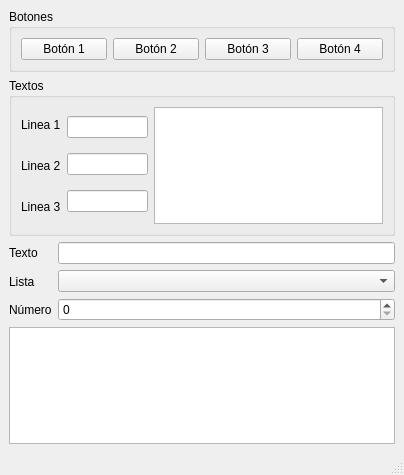
<?xml version="1.0" encoding="UTF-8"?>
<ui version="4.0">
 <class>MainWindow</class>
 <widget class="QMainWindow" name="MainWindow">
  <property name="geometry">
   <rect>
    <x>0</x>
    <y>0</y>
    <width>404</width>
    <height>475</height>
   </rect>
  </property>
  <property name="windowTitle">
   <string>MainWindow</string>
  </property>
  <widget class="QWidget" name="centralwidget">
   <layout class="QVBoxLayout" name="verticalLayout_6">
    <item>
     <layout class="QVBoxLayout" name="verticalLayout_5">
      <item>
       <widget class="QGroupBox" name="Botones">
        <property name="title">
         <string>Botones</string>
        </property>
        <layout class="QHBoxLayout" name="horizontalLayout">
         <item>
          <widget class="QPushButton" name="pushButton">
           <property name="text">
            <string>Botón 1</string>
           </property>
          </widget>
         </item>
         <item>
          <widget class="QPushButton" name="pushButton_4">
           <property name="text">
            <string>Botón 2</string>
           </property>
          </widget>
         </item>
         <item>
          <widget class="QPushButton" name="pushButton_5">
           <property name="text">
            <string>Botón 3</string>
           </property>
          </widget>
         </item>
         <item>
          <widget class="QPushButton" name="pushButton_6">
           <property name="text">
            <string>Botón 4</string>
           </property>
          </widget>
         </item>
        </layout>
       </widget>
      </item>
      <item>
       <widget class="QGroupBox" name="">
        <property name="title">
         <string>Textos</string>
        </property>
        <layout class="QHBoxLayout" name="horizontalLayout_2">
         <item>
          <layout class="QVBoxLayout" name="verticalLayout">
           <item>
            <widget class="QLabel" name="label">
             <property name="text">
              <string>Linea 1</string>
             </property>
            </widget>
           </item>
           <item>
            <widget class="QLabel" name="label_2">
             <property name="text">
              <string>Linea 2</string>
             </property>
            </widget>
           </item>
           <item>
            <widget class="QLabel" name="label_3">
             <property name="text">
              <string>Linea 3</string>
             </property>
            </widget>
           </item>
          </layout>
         </item>
         <item>
          <layout class="QVBoxLayout" name="verticalLayout_2">
           <item>
            <widget class="QLineEdit" name="lineEdit"/>
           </item>
           <item>
            <widget class="QLineEdit" name="lineEdit_2"/>
           </item>
           <item>
            <widget class="QLineEdit" name="lineEdit_3"/>
           </item>
          </layout>
         </item>
         <item>
          <widget class="QTextEdit" name="textEdit"/>
         </item>
        </layout>
       </widget>
      </item>
      <item>
       <layout class="QHBoxLayout" name="horizontalLayout_3">
        <item>
         <layout class="QVBoxLayout" name="verticalLayout_3">
          <item>
           <widget class="QLabel" name="label_4">
            <property name="text">
             <string>Texto</string>
            </property>
           </widget>
          </item>
          <item>
           <widget class="QLabel" name="label_5">
            <property name="text">
             <string>Lista</string>
            </property>
           </widget>
          </item>
          <item>
           <widget class="QLabel" name="label_6">
            <property name="text">
             <string>Número</string>
            </property>
           </widget>
          </item>
         </layout>
        </item>
        <item>
         <layout class="QVBoxLayout" name="verticalLayout_4">
          <item>
           <widget class="QLineEdit" name="lineEdit_4"/>
          </item>
          <item>
           <widget class="QComboBox" name="comboBox"/>
          </item>
          <item>
           <widget class="QSpinBox" name="spinBox"/>
          </item>
         </layout>
        </item>
       </layout>
      </item>
      <item>
       <widget class="QTextEdit" name="textEdit_2"/>
      </item>
     </layout>
    </item>
   </layout>
  </widget>
  <widget class="QMenuBar" name="menubar">
   <property name="geometry">
    <rect>
     <x>0</x>
     <y>0</y>
     <width>404</width>
     <height>33</height>
    </rect>
   </property>
  </widget>
  <widget class="QStatusBar" name="statusbar"/>
 </widget>
 <resources/>
 <connections/>
</ui>
